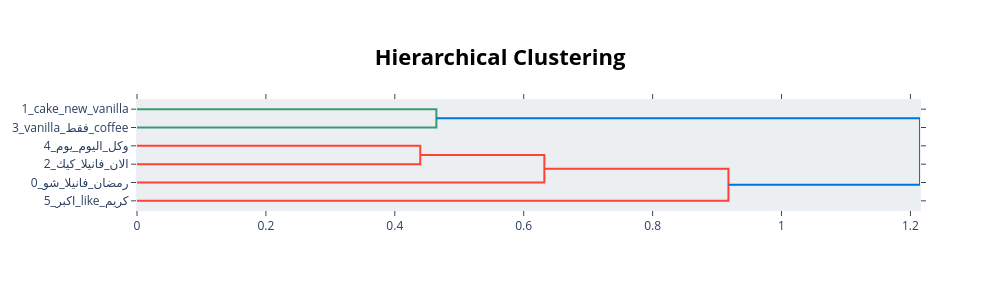

This figure's notebook cell:
### Code cell
base_topic_model.visualize_hierarchy()

### Figure 1 — Plotly figure (JSON) as saved in the notebook; plotly's stock layout.template omitted (floating-point values rounded to 4 significant figures)
{"data": [{"hoverinfo": "text", "marker": {"color": "rgb(61,153,112)"}, "mode": "lines", "type": "scatter", "x": [0.0, 0.4645, 0.4645, 0.0], "xaxis": "x", "y": [-5.0, -5.0, -15.0, -15.0], "yaxis": "y"}, {"hoverinfo": "text", "marker": {"color": "rgb(255,65,54)"}, "mode": "lines", "type": "scatter", "x": [0.0, 0.4395, 0.4395, 0.0], "xaxis": "x", "y": [-25.0, -25.0, -35.0, -35.0], "yaxis": "y"}, {"hoverinfo": "text", "marker": {"color": "rgb(255,65,54)"}, "mode": "lines", "type": "scatter", "x": [0.4395, 0.632, 0.632, 0.0], "xaxis": "x", "y": [-30.0, -30.0, -45.0, -45.0], "yaxis": "y"}, {"hoverinfo": "text", "marker": {"color": "rgb(255,65,54)"}, "mode": "lines", "type": "scatter", "x": [0.632, 0.9176, 0.9176, 0.0], "xaxis": "x", "y": [-37.5, -37.5, -55.0, -55.0], "yaxis": "y"}, {"hoverinfo": "text", "marker": {"color": "rgb(0,116,217)"}, "mode": "lines", "type": "scatter", "x": [0.4645, 1.215, 1.215, 0.9176], "xaxis": "x", "y": [-10.0, -10.0, -46.25, -46.25], "yaxis": "y"}], "layout": {"autosize": false, "height": 290, "hoverlabel": {"bgcolor": "white", "font": {"family": "Rockwell", "size": 16}}, "hovermode": "closest", "plot_bgcolor": "#ECEFF1", "showlegend": false, "title": {"font": {"color": "Black", "size": 22}, "text": "<b>Hierarchical Clustering</b>", "x": 0.5, "xanchor": "center", "yanchor": "top"}, "width": 1000, "xaxis": {"mirror": "allticks", "rangemode": "tozero", "showgrid": false, "showline": true, "showticklabels": true, "ticks": "outside", "type": "linear", "zeroline": false}, "yaxis": {"mirror": "allticks", "range": [-60, 0], "rangemode": "tozero", "showgrid": false, "showline": true, "showticklabels": true, "tickmode": "array", "ticks": "outside", "ticktext": ["1_cake_new_vanilla", "3_vanilla_فقط_coffee", "4_وكل_اليوم_يوم", "2_الان_فانيلا_كيك", "0_رمضان_فانيلا_شو", "5_اكبر_like_كريم"], "tickvals": [-5, -15, -25, -35, -45, -55], "type": "linear", "zeroline": false}}}
